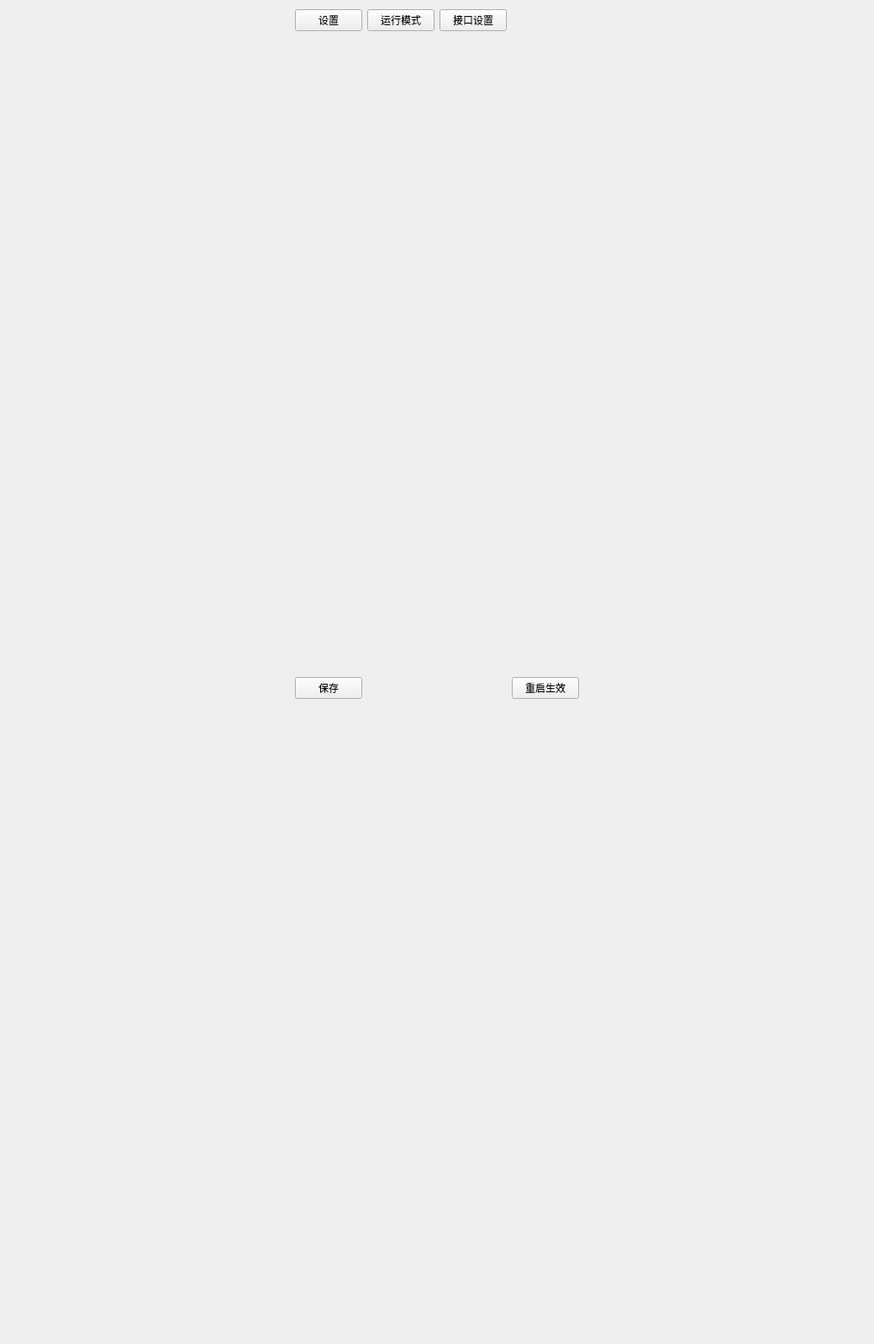
<?xml version='1.0' encoding='utf-8'?>
<ui version="4.0">
 <class>WorkStationSetForm</class>
 <widget class="QWidget" name="WorkStationSetForm">
  <property name="geometry">
   <rect>
    <x>0</x>
    <y>0</y>
    <width>1040</width>
    <height>1600</height>
   </rect>
  </property>
  <property name="windowTitle">
   <string>Form</string>
  </property>
  <layout class="QGridLayout" name="gridLayout">
   <item row="0" column="0">
    <spacer name="horizontalSpacer">
     <property name="orientation">
      <enum>Qt::Horizontal</enum>
     </property>
     <property name="sizeHint" stdset="0">
      <size>
       <width>743</width>
       <height>20</height>
      </size>
     </property>
    </spacer>
   </item>
   <item row="0" column="1">
    <widget class="QPushButton" name="pushButton_w_set">
     <property name="text">
      <string>设置</string>
     </property>
    </widget>
   </item>
   <item row="0" column="2">
    <widget class="QPushButton" name="pushButton_w_run_mode">
     <property name="text">
      <string>运行模式</string>
     </property>
    </widget>
   </item>
   <item row="0" column="3">
    <widget class="QPushButton" name="pushButton_w_interface_set">
     <property name="text">
      <string>接口设置</string>
     </property>
    </widget>
   </item>
   <item row="1" column="1" colspan="4">
    <widget class="QStackedWidget" name="stackedWidget">
     <widget class="QWidget" name="page" />
     <widget class="QWidget" name="page_2" />
    </widget>
   </item>
   <item row="1" column="5">
    <spacer name="horizontalSpacer_2">
     <property name="orientation">
      <enum>Qt::Horizontal</enum>
     </property>
     <property name="sizeHint" stdset="0">
      <size>
       <width>743</width>
       <height>20</height>
      </size>
     </property>
    </spacer>
   </item>
   <item row="2" column="1">
    <widget class="QPushButton" name="pushButton_w_save">
     <property name="text">
      <string>保存</string>
     </property>
    </widget>
   </item>
   <item row="2" column="4">
    <widget class="QPushButton" name="pushButton_w_reboot">
     <property name="text">
      <string>重启生效</string>
     </property>
    </widget>
   </item>
   <item row="3" column="1">
    <spacer name="verticalSpacer">
     <property name="orientation">
      <enum>Qt::Vertical</enum>
     </property>
     <property name="sizeHint" stdset="0">
      <size>
       <width>20</width>
       <height>40</height>
      </size>
     </property>
    </spacer>
   </item>
  </layout>
 </widget>
 <tabstops>
  <tabstop>pushButton_w_run_mode</tabstop>
  <tabstop>pushButton_w_interface_set</tabstop>
 </tabstops>
 <resources />
 <connections>
  <connection>
   <sender>pushButton_w_set</sender>
   <signal>clicked()</signal>
   <receiver>WorkStationSetForm</receiver>
   <slot>pushButtonWsSet()</slot>
   <hints>
    <hint type="sourcelabel">
     <x>759</x>
     <y>72</y>
    </hint>
    <hint type="destinationlabel">
     <x>725</x>
     <y>-20</y>
    </hint>
   </hints>
  </connection>
  <connection>
   <sender>pushButton_w_run_mode</sender>
   <signal>clicked()</signal>
   <receiver>WorkStationSetForm</receiver>
   <slot>pushButtonWsRunMode()</slot>
   <hints>
    <hint type="sourcelabel">
     <x>948</x>
     <y>69</y>
    </hint>
    <hint type="destinationlabel">
     <x>967</x>
     <y>-38</y>
    </hint>
   </hints>
  </connection>
  <connection>
   <sender>pushButton_w_interface_set</sender>
   <signal>clicked()</signal>
   <receiver>WorkStationSetForm</receiver>
   <slot>pushButtonWsInterface()</slot>
   <hints>
    <hint type="sourcelabel">
     <x>1136</x>
     <y>69</y>
    </hint>
    <hint type="destinationlabel">
     <x>1152</x>
     <y>-27</y>
    </hint>
   </hints>
  </connection>
  <connection>
   <sender>pushButton_w_save</sender>
   <signal>clicked()</signal>
   <receiver>WorkStationSetForm</receiver>
   <slot>pushButtonWsSaveConfig()</slot>
   <hints>
    <hint type="sourcelabel">
     <x>859</x>
     <y>534</y>
    </hint>
    <hint type="destinationlabel">
     <x>861</x>
     <y>891</y>
    </hint>
   </hints>
  </connection>
  <connection>
   <sender>pushButton_w_reboot</sender>
   <signal>clicked()</signal>
   <receiver>WorkStationSetForm</receiver>
   <slot>pushButtonWsReboot()</slot>
   <hints>
    <hint type="sourcelabel">
     <x>1032</x>
     <y>536</y>
    </hint>
    <hint type="destinationlabel">
     <x>1039</x>
     <y>847</y>
    </hint>
   </hints>
  </connection>
 </connections>
 <slots>
  <slot>pushButtonWsSet()</slot>
  <slot>pushButtonWsRunMode()</slot>
  <slot>pushButtonWsInterface()</slot>
  <slot>pushButtonWsSaveConfig()</slot>
  <slot>pushButtonWsReboot()</slot>
 </slots>
</ui>
